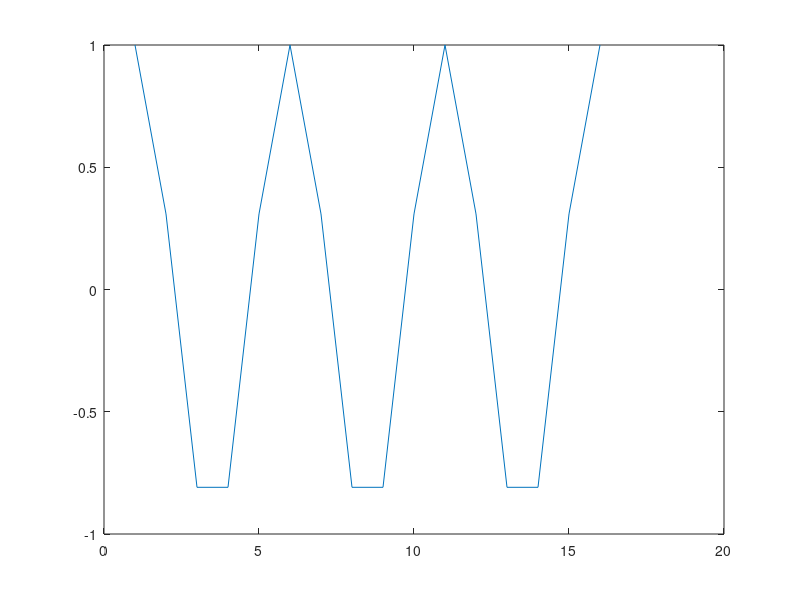
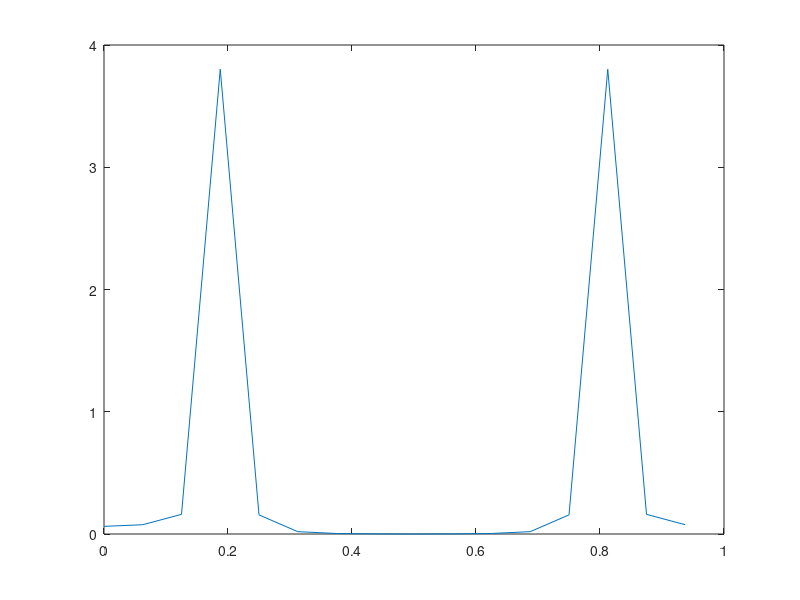
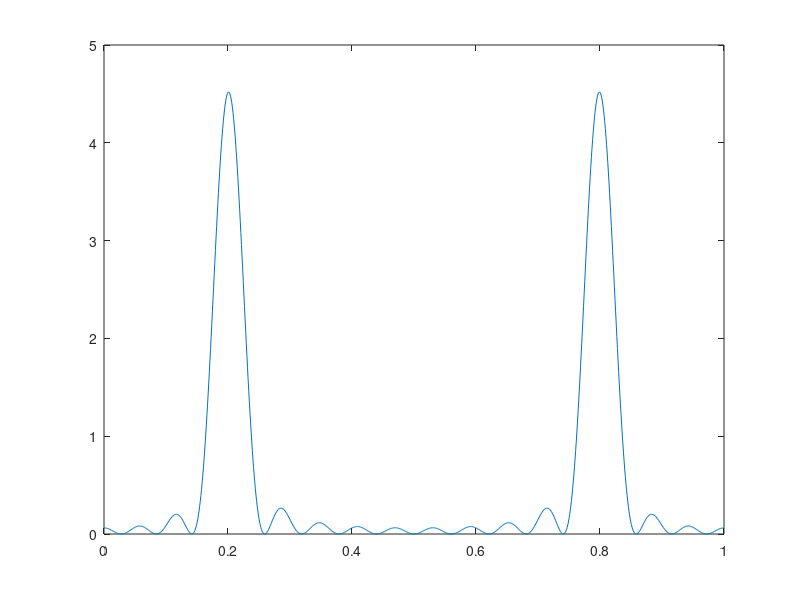
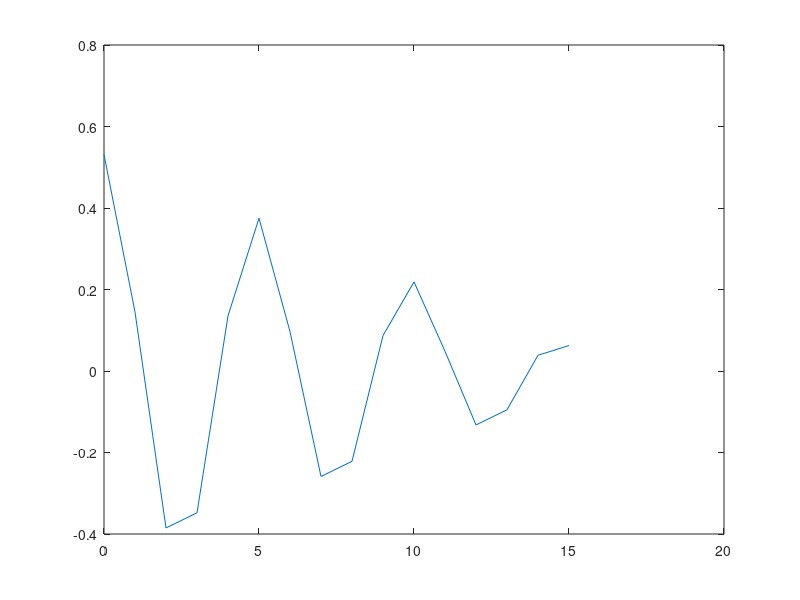

The MATLAB source for these figures, in order: (Note: this script raises an error after producing the figures.)
load unknowndata
newdata = data-[3 3 3 3 3 3 3 3 3 3 3 3 3 3 3 3]';
figure(1)
plot(newdata)
%%
nd = newdata;

X=fft(nd);

n=length(nd);
Rhat=(X.*conj(X))/n;
f=[0:n-1]/n;
figure (2)
plot(f,Rhat)
%%
N = 1024;
X=fft(nd,N);
Rhat=(X.*conj(X))/n;
f=[0:N-1]/N;
figure (3)
plot(f,Rhat)
%%
rhat=ifft(Rhat);
figure (4)
plot(0:15,rhat(1:16))
%%
A =[1 -2.39 3.35 -2.34 0.96];
C =[1 0 1];
armagui
%%
e = randn(500,1); 
x = filter(modell.C, modell.A, e);

figure (5)
periodogram(x,[],4096);

figure (6)
periodogram(x,hanning(500),4096);
%%
a = length(x);
[Rhat,f]=periodogram(x,[],a,1);

figure (7)
plot(f,Rhat) % Linear scale
figure (30)
semilogy(f,Rhat) % Logarithmic scale

L = (2*a)/11;
figure (8)
pwelch(x,hanning(L),[],4096);
%%
Rhate=periodogram(e,[],4096);
Rhatew=pwelch(e,hanning(L),[],4096);


kvot = var(Rhate)/var(Rhatew);
%%
load threeprocessdata
L = (2*length(y1))/11;

figure(9)
periodogram(y1,[],4096);
figure (10)
periodogram(y1,hanning(500),4096);
figure(11)
pwelch(y1,hanning(L),[],4096);
% y1 = B
%%
L = (2*length(y2))/11;

figure(12)
periodogram(y2,[],4096);
figure (13)
periodogram(y2,hanning(500),4096);
figure(14)
pwelch(y2,hanning(L),[],4096);
% y2=C
%%
L = (2*length(y3))/11;

figure(15)
periodogram(y3,[],4096);
figure (16)
periodogram(y3,hanning(500),4096);
figure(17)
pwelch(y3,hanning(L),[],4096);
% y3=A
%%
figure (18)
mscohere(x1,y1,hanning(L),[],4096);
figure (19)
mscohere(x3,y1,hanning(L),[],4096);
%%
x1renamed = x3;

Rxy=cpsd(x1renamed,y1,hanning(L),[],4096);
Rxx=pwelch(x1renamed,hanning(L),[],4096);

figure (20)
Hf = abs(Rxy./Rxx);
plot(Hf)
figure(21)
H=tfestimate(x1renamed,y1,hanning(L),[],4096);
plot(0:2048,abs(H))
%%
H2=tfestimate(x2,y2,hanning(500),[],4096,'twosided');
h2=ifft(H2);
figure(22)
plot(0:4095,abs(h2))

H3=tfestimate(x1,y3,hanning(500),[],4096,'twosided');
h3=ifft(H3);
figure(23)
plot(0:4095,abs(h3))

h=ifft(H);
figure(24)
plot(0:2048,abs(h))
%%
y2new = y2(64:end);
x2new = x2(1:437);

H2new=tfestimate(x2new,y2new,hanning(437),[],4096,'twosided');
h2new=ifft(H2new);
figure(22)
plot(0:4095,abs(h2new))